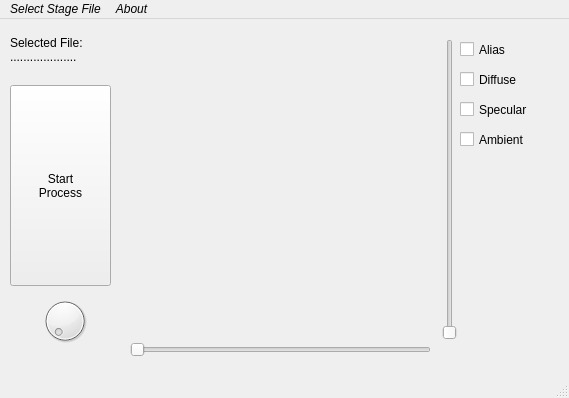
<?xml version="1.0" encoding="UTF-8"?>
<ui version="4.0">
 <class>MainWindow</class>
 <widget class="QMainWindow" name="MainWindow">
  <property name="geometry">
   <rect>
    <x>0</x>
    <y>0</y>
    <width>569</width>
    <height>398</height>
   </rect>
  </property>
  <property name="windowTitle">
   <string>Main Window</string>
  </property>
  <widget class="QWidget" name="centralWidget">
   <widget class="QLabel" name="label">
    <property name="enabled">
     <bool>true</bool>
    </property>
    <property name="geometry">
     <rect>
      <x>10</x>
      <y>10</y>
      <width>101</width>
      <height>41</height>
     </rect>
    </property>
    <property name="text">
     <string>Selected File:
....................</string>
    </property>
   </widget>
   <widget class="QPushButton" name="pushButton">
    <property name="geometry">
     <rect>
      <x>10</x>
      <y>66</y>
      <width>101</width>
      <height>201</height>
     </rect>
    </property>
    <property name="text">
     <string>Start 
Process</string>
    </property>
   </widget>
   <widget class="QSlider" name="horizontalSlider">
    <property name="geometry">
     <rect>
      <x>130</x>
      <y>320</y>
      <width>301</width>
      <height>21</height>
     </rect>
    </property>
    <property name="orientation">
     <enum>Qt::Horizontal</enum>
    </property>
   </widget>
   <widget class="QSlider" name="verticalSlider">
    <property name="geometry">
     <rect>
      <x>440</x>
      <y>20</y>
      <width>20</width>
      <height>301</height>
     </rect>
    </property>
    <property name="orientation">
     <enum>Qt::Vertical</enum>
    </property>
   </widget>
   <widget class="QDial" name="dial">
    <property name="geometry">
     <rect>
      <x>40</x>
      <y>270</y>
      <width>50</width>
      <height>64</height>
     </rect>
    </property>
   </widget>
   <widget class="QLabel" name="label_2">
    <property name="geometry">
     <rect>
      <x>130</x>
      <y>10</y>
      <width>300</width>
      <height>300</height>
     </rect>
    </property>
    <property name="text">
     <string/>
    </property>
   </widget>
   <widget class="QCheckBox" name="checkBox">
    <property name="geometry">
     <rect>
      <x>460</x>
      <y>20</y>
      <width>101</width>
      <height>21</height>
     </rect>
    </property>
    <property name="text">
     <string>Alias</string>
    </property>
   </widget>
   <widget class="QCheckBox" name="checkBox_2">
    <property name="geometry">
     <rect>
      <x>460</x>
      <y>50</y>
      <width>86</width>
      <height>21</height>
     </rect>
    </property>
    <property name="text">
     <string>Diffuse</string>
    </property>
   </widget>
   <widget class="QCheckBox" name="checkBox_3">
    <property name="geometry">
     <rect>
      <x>460</x>
      <y>80</y>
      <width>86</width>
      <height>21</height>
     </rect>
    </property>
    <property name="text">
     <string>Specular</string>
    </property>
   </widget>
   <widget class="QCheckBox" name="checkBox_4">
    <property name="geometry">
     <rect>
      <x>460</x>
      <y>110</y>
      <width>86</width>
      <height>21</height>
     </rect>
    </property>
    <property name="text">
     <string>Ambient</string>
    </property>
   </widget>
  </widget>
  <widget class="QMenuBar" name="menuBar">
   <property name="geometry">
    <rect>
     <x>0</x>
     <y>0</y>
     <width>569</width>
     <height>19</height>
    </rect>
   </property>
   <property name="font">
    <font>
     <italic>true</italic>
    </font>
   </property>
   <widget class="QMenu" name="menuHakk_nda">
    <property name="title">
     <string>About</string>
    </property>
    <addaction name="actionOrhan_Gazi_Hafif"/>
    <addaction name="actionLokman_Dursun"/>
    <addaction name="actionAhmet_Saydam"/>
    <addaction name="actionTe_ekk_rler_pek_Abas_kele_Turgut"/>
   </widget>
   <widget class="QMenu" name="menuKaynak_Dosya_Se_in">
    <property name="title">
     <string>Select Stage File</string>
    </property>
    <addaction name="actionC0"/>
    <addaction name="actionC1"/>
    <addaction name="actionAsdf"/>
    <addaction name="actionQwert"/>
    <addaction name="actionT1"/>
    <addaction name="actionC5"/>
    <addaction name="separator"/>
    <addaction name="actionT0"/>
    <addaction name="actionT1_2"/>
    <addaction name="actionT2"/>
    <addaction name="actionT3"/>
    <addaction name="separator"/>
    <addaction name="actionBilgisayar_n_zdan_Se_in"/>
   </widget>
   <addaction name="menuKaynak_Dosya_Se_in"/>
   <addaction name="menuHakk_nda"/>
  </widget>
  <widget class="QStatusBar" name="statusBar"/>
  <action name="actionC0">
   <property name="checkable">
    <bool>true</bool>
   </property>
   <property name="text">
    <string>C0</string>
   </property>
   <property name="font">
    <font/>
   </property>
  </action>
  <action name="actionC1">
   <property name="checkable">
    <bool>true</bool>
   </property>
   <property name="enabled">
    <bool>true</bool>
   </property>
   <property name="text">
    <string>C1</string>
   </property>
  </action>
  <action name="actionAsdf">
   <property name="checkable">
    <bool>true</bool>
   </property>
   <property name="enabled">
    <bool>true</bool>
   </property>
   <property name="text">
    <string>C2</string>
   </property>
  </action>
  <action name="actionQwert">
   <property name="enabled">
    <bool>false</bool>
   </property>
   <property name="text">
    <string>C3</string>
   </property>
  </action>
  <action name="actionOrhan_Gazi_Hafif">
   <property name="text">
    <string>Orhan Gazi Hafif</string>
   </property>
  </action>
  <action name="actionLokman_Dursun">
   <property name="text">
    <string>Lokman Dursun</string>
   </property>
  </action>
  <action name="actionAhmet_Saydam">
   <property name="text">
    <string>Ahmet Saydam</string>
   </property>
  </action>
  <action name="actionTe_ekk_rler_pek_Abas_kele_Turgut">
   <property name="text">
    <string>Special Thanks: İpek Abasıkeleş Turgut</string>
   </property>
  </action>
  <action name="actionT1">
   <property name="enabled">
    <bool>false</bool>
   </property>
   <property name="text">
    <string>C4</string>
   </property>
  </action>
  <action name="actionC5">
   <property name="enabled">
    <bool>false</bool>
   </property>
   <property name="text">
    <string>C5</string>
   </property>
  </action>
  <action name="actionT0">
   <property name="enabled">
    <bool>false</bool>
   </property>
   <property name="text">
    <string>T0</string>
   </property>
  </action>
  <action name="actionT1_2">
   <property name="enabled">
    <bool>false</bool>
   </property>
   <property name="text">
    <string>T1</string>
   </property>
  </action>
  <action name="actionT2">
   <property name="enabled">
    <bool>false</bool>
   </property>
   <property name="text">
    <string>T2</string>
   </property>
  </action>
  <action name="actionT3">
   <property name="enabled">
    <bool>false</bool>
   </property>
   <property name="text">
    <string>T3</string>
   </property>
  </action>
  <action name="actionBilgisayar_n_zdan_Se_in">
   <property name="text">
    <string>Select From Other Location...</string>
   </property>
  </action>
 </widget>
 <layoutdefault spacing="6" margin="11"/>
 <resources/>
 <connections/>
</ui>
